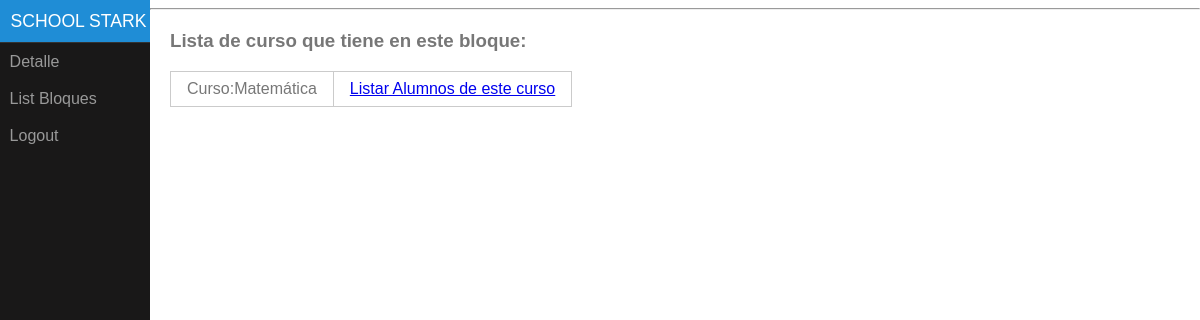
Page /docente/bloque/1/ (signed in) on the committed database.
### tables this page shows
CREATE TABLE `menu` (
  `id_menu` int(11) NOT NULL,
  `code_menu` varchar(100) NOT NULL,
  `type_us` varchar(30) NOT NULL,
  `name` varchar(255) DEFAULT NULL
);

CREATE TABLE `bloque_curso_docente` (
  `id_bloquecursodocente` int(11) NOT NULL,
  `id_bloque` int(11) NOT NULL,
  `id_curso` int(11) NOT NULL,
  `id_user_docente` int(11) NOT NULL,
  `dia` varchar(20) NOT NULL
);

CREATE TABLE `cursos` (
  `id_curso` int(11) NOT NULL,
  `name` varchar(50) NOT NULL,
  `description` longtext
);

### models/conexion.php (called while the page is built, shortened)
<?php
class DB
{
    private $host = "localhost";
    private $user_server = "root";
    private $pass_server = "";
    private $name_database = "db_school_stark";
    private $db;
    function __construct()
    {
        try {
         $this->db = new PDO('mysql:host='.$this->host.';dbname='.$this->name_database.'', $this->user_server, $this->pass_server);
        } catch (PDOException $e) {
            echo '<pre>'; var_dump( $e ); echo '</pre>'; die;
            die();
        } catch (Exception $e) {
            echo '<pre>'; var_dump( $e ); echo '</pre>'; die;
        die();
        }
    }
    public function query($sql_prepare,$array_data = null,$type = "ALL")
    {
        $prepare =    $this->db->prepare($sql_prepare);
        $prepare->execute($array_data);
       switch ($type) {
           case 'ALL':
                $datalist =   $prepare->fetchAll();
               break;
       }
        return $datalist;
    }
}
$db_class = new DB();

### models/users.php (called while the page is built, shortened)
<?php
require_once('conexion.php');
class Users
{
    public $type_us = null;
    public function list_nav()
    {
        global $db_class;
       $data = array(':type_us' => $this->type_us );
       $data_list =  $db_class->query("SELECT name,code_menu FROM menu where type_us = :type_us",$data);
       return $data_list;
    }
}

### models/bloque_curso_docente.php (called while the page is built, shortened)
<?php
require_once(ROOT.'/models/conexion.php');
class BloqueCursoDocente
{
    public $id_bloque;
    public $id_user_docente;
    private function validate($value)
    {
       if (is_numeric($value) && $value != '0') {
          return true;
       }else {
           return false;
       }
    }
    public function list_curso_by_bloque_docente()
    {
        if (self::validate($this->id_user_docente) &&  self::validate($this->id_bloque)) {
           global $db_class;
           $data = array(':id_user_docente' => $this->id_user_docente,':id_bloque' => $this->id_bloque);
           $sql = "SELECT bcd.id_bloquecursodocente ,c.id_curso,c.name,c.description FROM bloque_curso_docente as bcd inner join cursos as c  on c.id_curso = bcd.id_curso  where bcd.id_user_docente = :id_user_docente and bcd.id_bloque = :id_bloque";
           $r = $db_class->query($sql,$data);
           return $r;
        }
    }
}

### views/docente/bloque.php (the view)
<?php require_once('../../models/bloque_curso_docente.php') ?>
<?php
$bloque_curso_docente =  new BloqueCursoDocente();
$bloque_curso_docente->id_user_docente = $_SESSION['user']['ID'];
$bloque_curso_docente->id_bloque = $_GET['id'];
$data_cursos = $bloque_curso_docente->list_curso_by_bloque_docente();
 ?>
<div class="main">
    <h3>Lista de curso que tiene en este bloque:</h3>
    <table class="pure-table">
      <?php foreach ($data_cursos as $curs): ?>
        <tr>
            <td>Curso:<?php echo $curs['description'] ?></td>
            <td><a href="<?php echo '/'.strtolower($_SESSION['user']['type_us']).'/curso/'.$curs['id_bloquecursodocente'].'/' ?>">Listar Alumnos de este curso</a></td>
        </tr>
       <?php endforeach ?>
    </table>
</div>

### views/templates/nav.php (shortened to what this page needs)
<div id="menu">
    <div class="pure-menu">
        <a class="pure-menu-heading" href="<?php echo '/'.strtolower($_SESSION['user']['type_us']).'/' ?>">School Stark</a>
        <ul class="pure-menu-list">
            <?php
                $user =  new Users();
                $user->type_us =  $_SESSION['user']['type_us'];
                $list_nav = $user->list_nav();
             ?>
             <?php foreach ($list_nav as $nav):  ?>
             <?php $url_nav = '/'.strtolower($_SESSION['user']['type_us']).'/'.$nav['code_menu'].'/' ; ?>
                <li class="pure-menu-item"><a href="<?php echo $url_nav ?>" class="pure-menu-link"><?php echo  $nav['name'] ?></a></li>
             <?php endforeach ?>
                <li class="pure-menu-item"><a href="/logout/" class="pure-menu-link">Logout</a></li>
        </ul>
    </div>
</div>

### views/assets/css/pure.css (style rules this page uses)
.pure-table,table { border-collapse:collapse;border-spacing:0 }
html { font-family:sans-serif;-ms-text-size-adjust:100%;-webkit-text-size-adjust:100% }
body { margin:0 }
a { background-color:transparent }
.pure-button,.pure-form input:not([type]),.pure-menu { box-sizing:border-box }
legend,td,th { padding:0 }
.pure-menu-item,.pure-menu-list { position:relative }
.pure-menu-list { list-style:none;margin:0;padding:0 }
.pure-menu-item { padding:0;margin:0;height:100% }
.pure-menu-heading,.pure-menu-link { display:block;text-decoration:none;white-space:nowrap }
.pure-menu-heading { text-transform:uppercase;color:#565d64 }
.pure-menu-link { color:#777 }
.pure-menu-disabled,.pure-menu-heading,.pure-menu-link { padding:.5em 1em }
.pure-table { empty-cells:show;border:1px solid #cbcbcb }
.pure-table td,.pure-table th { border-left:1px solid #cbcbcb;border-width:0 0 0 1px;font-size:inherit;margin:0;overflow:visible;padding:.5em 1em }
.pure-table td:first-child,.pure-table th:first-child { border-left-width:0 }
.pure-table td { background-color:transparent }

### views/assets/css/main.css (style rules this page uses)
body { color: #777; }
.main { margin: 20px; }
#layout, #menu, .menu-link { -webkit-transition: all 0.2s ease-out; -moz-transition: all 0.2s ease-out; -ms-transition: all 0.2s ease-out; -o-transition: all 0.2s ease-out; transition: all 0.2s ease-out; }
#menu { margin-left: -150px; width: 150px; position: fixed; top: 0; left: 0; bottom: 0; z-index: 1000; background: #191818; overflow-y: auto; -webkit-overflow-scrolling: touch; }
#menu a { color: #999; border: none; padding: 0.6em 0 0.6em 0.6em; }
#menu .pure-menu, #menu .pure-menu ul { border: none; background: transparent; }
#menu .pure-menu ul, #menu .pure-menu .menu-item-divided { border-top: 1px solid #333; }
#menu .pure-menu-selected, #menu .pure-menu-heading { background: #1f8dd6; }
#menu .pure-menu-heading { font-size: 110%; color: #fff; margin: 0; }
@media (min-width: 48em) { #menu { left: 150px; } }

### rows in the picture
menu: name "Detalle"
menu: name "List Bloques"
bloque_curso_docente: id_curso.description "Matemática"
